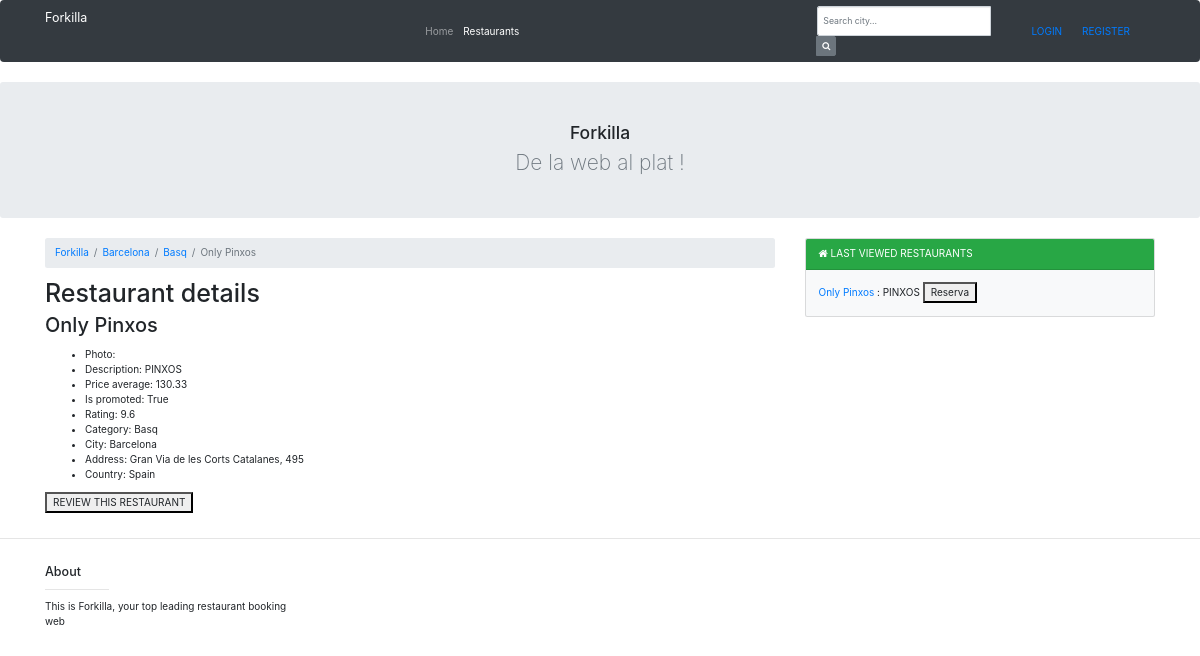
Page /details/09186666/ on the earlier database version.
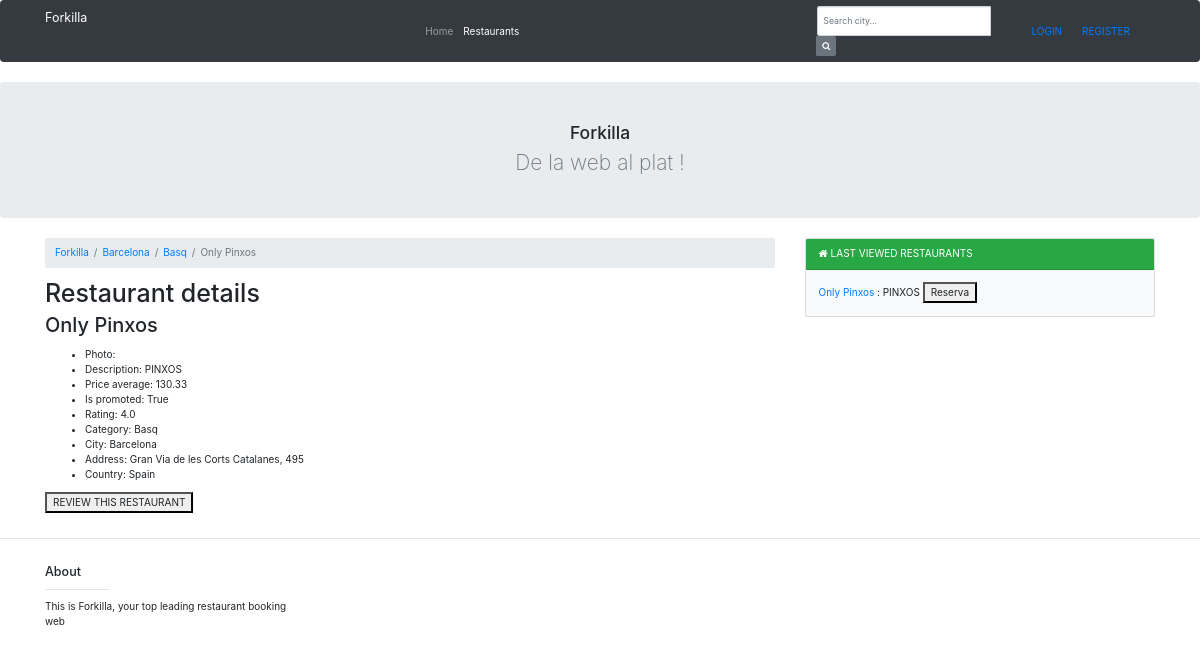
Same page on the later database version.
### forkilla/models.py (models this page shows, shortened)
class Restaurant(models.Model):
    CATEGORIES = (
        ("Rice", "Rice"),
        ("Fusi", "Fusion"),
        ("BBQ", "Barbecue"),
        ("Chin", "Chinese"),
        ("Medi", "Mediterranean"),
        ("Crep", "Creperie"),
        ("Hind", "Hindu"),
        ("Japa", "Japanese"),
        ("Ital", "Italian"),
        ("Mexi", "Mexican"),
        ("Peru", "Peruvian"),
        ("Russ", "Russian"),
        ("Turk", "Turkish"),
        ("Basq", "Basque"),
        ("Vegy", "Vegetarian"),
        ("Afri", "African"),
        ("Egyp", "Egyptian"),
        ("Grek", "Greek")
    )
    _d_categories = dict(CATEGORIES)
    restaurant_number = models.CharField(max_length=8, unique=True)
    name = models.CharField(max_length=50)
    menu_description = models.TextField()
    price_average = models.DecimalField(max_digits=5, decimal_places=2)
    is_promot = models.BooleanField()
    rate = models.DecimalField(max_digits=3, decimal_places=1)
    address = models.CharField(max_length=50)
    city = models.CharField(max_length=50)
    country = models.CharField(max_length=50)
    featured_photo = models.ImageField(upload_to="photo_dir")
    category = models.CharField(max_length=5, choices=CATEGORIES)
    restaurant_capacity = models.PositiveIntegerField(max_length=3)

### forkilla/views.py (the view)
# urls.py: url(r'^details/(?P<restaurant_number>.*)/$', views.details, name='details'),
def details(request,restaurant_number=""):
    viewedrestaurants = _check_session(request)
    restaurant = 	Restaurant.objects.get(restaurant_number=restaurant_number)
    viewedrestaurants.restaurant.add(restaurant)
    request.restaurant = restaurant
    context = {
        'restaurant': restaurant,
        'viewedrestaurants': _check_session(request)
    }
    return render(request, 'forkilla/details.html', context)

### forkilla/views.py (called while the page is built)
def _check_session(request):
    if "viewedrestaurants" not in request.session:
        viewedrestaurants = ViewedRestaurants()
        viewedrestaurants.save()
        request.session["viewedrestaurants"] = viewedrestaurants.id_vr
    else:
        viewedrestaurants = ViewedRestaurants.objects.get(id_vr=request.session["viewedrestaurants"])
    return viewedrestaurants

### templates/forkilla/details.html
{% extends 'forkilla/base.html' %}
{% block content %}
    <nav aria-label="breadcrumb">
      <ol class="breadcrumb">
          <li class="breadcrumb-item"><a href="{%  url 'index' %}">Forkilla</a></li>
          <li class="breadcrumb-item"><a href="{% url 'restaurants' restaurant.city%}">{{ restaurant.city }}</a></li>
          <li class="breadcrumb-item"><a href="{% url 'restaurants' restaurant.city restaurant.category%}">{{ restaurant.category }}</a></li>
          <li class="breadcrumb-item active">{{ restaurant.name }}</li>
      </ol>
    </nav>
<h1>Restaurant details</h1>
{% if restaurant%}
<h2> {{restaurant.name}} </h2>
<p>
    <ul>
    <li>
            Photo: {{ restuarant.featured_photo }}
    </li>
    <li>
            Description: {{restaurant.menu_description}}
    </li>
    <li>
            Price average: {{restaurant.price_average}}
    </li>
    <li>
            Is promoted: {{ restaurant.is_promot }}
    </li>
    <li>
            Rating: {{ restaurant.rate }}
    </li>
    <li>
            Category: {{ restaurant.category }}
    </li>
    <li>
            City: {{ restaurant.city }}
    </li>
    <li>
            Address: {{ restaurant.address }}
    </li>
    <li>
            Country: {{ restaurant.country }}
    </li>
    </ul>
</p>
<form action ="{% url 'review' %}" method="get">
    <button type="submit" value={{restaurant.restaurant_number}} name="review">REVIEW THIS RESTAURANT</button>
</form>
{% endif %}
{% endblock %}

### templates/forkilla/base.html (shortened to what this page needs)
<!DOCTYPE html>
<html lang="en">
<head>
    <link rel="stylesheet" href="https://maxcdn.bootstrapcdn.com/bootstrap/3.4.0/css/bootstrap.min.css">
</head>
<body>
<link href="//maxcdn.bootstrapcdn.com/bootstrap/4.0.0/css/bootstrap.min.css" rel="stylesheet" id="bootstrap-css">
<link href="https://maxcdn.bootstrapcdn.com/font-awesome/4.7.0/css/font-awesome.min.css" rel="stylesheet">
<nav class="navbar navbar-expand-md navbar-dark bg-dark">
    <div class="container">
        <a class="navbar-brand" href='{%url 'index' %}'>Forkilla</a>
        <div class="collapse navbar-collapse justify-content-end" id="navbarsExampleDefault">
            <ul class="navbar-nav m-auto">
                <li class="nav-item">
                    <a class="nav-link" href='{%url 'index' %}'>Home </a>
                </li>
                <li class="nav-item active">
                    <a class="nav-link" href='{%url 'restaurants' %}'>Restaurants <span class="sr-only">(current)</span></a>
                </li>
            </ul>
            <form action="{% url 'search' %}" method="POST" class="form-inline my-2 my-lg-0">
                <div class="input-group input-group-sm" style="margin-right: 30px;">
                    <input type="text" name="q" class="form-control" aria-label="Small" aria-describedby="inputGroup-sizing-sm" placeholder="Search city...">
                    <div class="input-group-append">
                        <button type="submit" class="btn btn-secondary btn-number">
                            <i class="fa fa-search"></i>
                        </button>
                    </div>
                </div>
            </form>
            {% if request.user %}
                {% if request.user.is_authenticated %}
                    <a class="nav-link" href="{% url 'profile' %}">PROFILE</a>
                    <a class="nav-link" href="{% url 'logout' %}">LOGOUT</a>
                {% else %}
                    <a class="nav-link" href="{%url 'login' %}?next={{'loginOK'}}">LOGIN</a>
                    <a class="nav-link" href="{%url 'register' %}">REGISTER</a>
                {% endif %}
            {%  else %}
                <a class="nav-link" href="{%url 'login' %}?next={{'loginOK'}}">LOGIN</a>
                <a class="nav-link" href="{%url 'register' %}">REGISTER</a>
            {% endif %}
        </div>
    </div>
</nav>
<section class="jumbotron text-center">
    <div class="container">
        <h3 class="jumbotron-heading">Forkilla {% if city%} - {{ city }}{% endif%}</h3>
        <p class="lead text-muted mb-0">De la web al plat !</p>
    </div>
</section>
<div class="container">
    <div class="row">
        <div class="col">
            {% block content %} {% endblock %}
        </div>
        <div class="col-12 col-sm-4">
            <div class="card bg-light mb-3">
                <div class="card-header bg-success text-white text-uppercase"><i class="fa fa-home"></i> Last viewed restaurants</div>
                <div class="card-body">
                    <form action="{% url 'reservation'%}" method="get">
                    {% for restaurant in viewedrestaurants.restaurant.all|slice:":5:-1"%}
                        <a href="{% url 'details' restaurant.restaurant_number%}"> {{restaurant.name}} </a> : {{restaurant.menu_description}}
                        <button type="submit" name="reservation" value={{restaurant.restaurant_number}}> Reserva</button>
                        <br>
                    {% endfor %}
                     </form>
                </div>
            </div>
        </div>
    </div>
</div>
 </body>
</html>
<hr class="style2">
<footer>
    <div class="container">
        <div class="row">
            <div class="col-md-3 col-lg-4 col-xl-3">
                <h5>About</h5>
                <hr class="bg-white mb-2 mt-0 d-inline-block mx-auto w-25">
                <p class="mb-0">
                    This is Forkilla, your top leading restaurant booking web
                </p>
            </div>

Differences in the rows shown:
changed Restaurant "Only Pinxos": rate "9.6" → "4.0"
